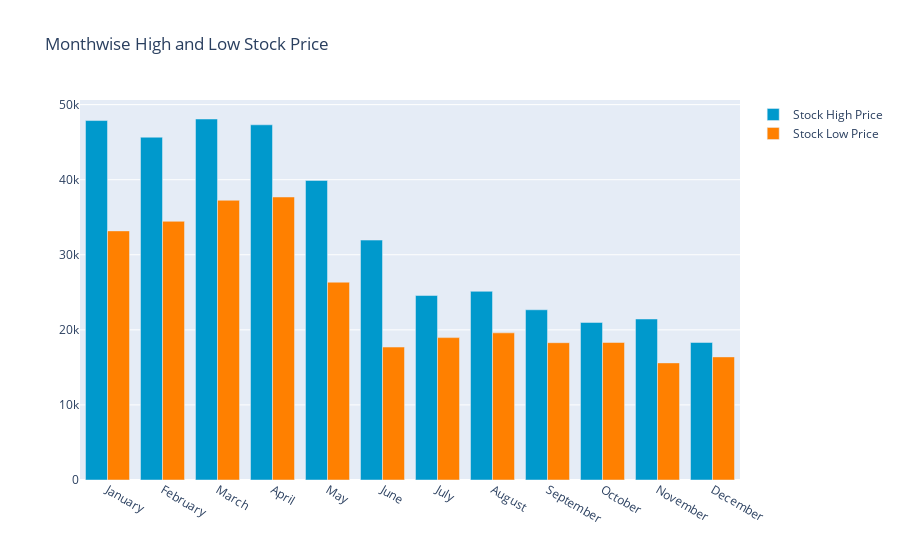

The cell this chart's notebook holds for it:
### Code cell
monthvise_high = y_2022.groupby(y_2022['Date'].dt.strftime('%B'))['High'].max()
monthvise_high = monthvise_high.reindex(new_order, axis=0)

monthvise_low = y_2022.groupby(y_2022['Date'].dt.strftime('%B'))['Low'].min()
monthvise_low = monthvise_low.reindex(new_order, axis=0)

fig = go.Figure()
fig.add_trace(go.Bar(
    x=monthvise_high.index,
    y=monthvise_high,
    name='Stock High Price',
    marker_color='rgb(0, 153, 204)'
))
fig.add_trace(go.Bar(
    x=monthvise_low.index,
    y=monthvise_low,
    name='Stock Low Price',
    marker_color='rgb(255, 128, 0)'
))

fig.update_layout(barmode='group', 
                  title='Monthwise High and Low Stock Price')
fig.show()

### Figure 1 — Plotly figure (JSON) as saved in the notebook; plotly's stock layout.template omitted (floating-point values rounded to 4 significant figures)
{"data": [{"marker": {"color": "rgb(0, 153, 204)"}, "name": "Stock High Price", "type": "bar", "x": ["January", "February", "March", "April", "May", "June", "July", "August", "September", "October", "November", "December"], "y": [47880.0, 45660.0, 48090.0, 47310.0, 39900.0, 31960.0, 24570.0, 25140.0, 22670.0, 20990.0, 21450.0, 18320.0]}, {"marker": {"color": "rgb(255, 128, 0)"}, "name": "Stock Low Price", "type": "bar", "x": ["January", "February", "March", "April", "May", "June", "July", "August", "September", "October", "November", "December"], "y": [33180.0, 34460.0, 37260.0, 37700.0, 26350.0, 17710.0, 18970.0, 19600.0, 18290.0, 18320.0, 15600.0, 16400.0]}], "layout": {"autosize": true, "barmode": "group", "title": {"text": "Monthwise High and Low Stock Price"}, "xaxis": {"autorange": true, "range": [-0.5, 11.5], "type": "category"}, "yaxis": {"autorange": true, "range": [0, 50620.0], "type": "linear"}}}
